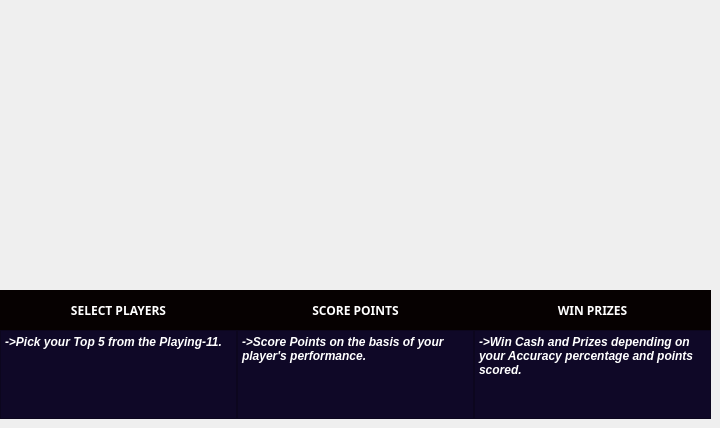
    <widget class="QWidget" name="home_page">
     <widget class="QWidget" name="horizontalLayoutWidget">
      <property name="geometry">
       <rect>
        <x>0</x>
        <y>290</y>
        <width>711</width>
        <height>41</height>
       </rect>
      </property>
      <layout class="QHBoxLayout" name="horizontalLayout_1">
       <property name="spacing">
        <number>0</number>
       </property>
       <item>
        <widget class="QLabel" name="l3">
         <property name="font">
          <font>
           <family>Yu Gothic</family>
           <pointsize>9</pointsize>
           <weight>75</weight>
           <italic>false</italic>
           <bold>true</bold>
          </font>
         </property>
         <property name="styleSheet">
          <string notr="true">background-color: rgb(6, 1, 1);
color: rgb(255, 255, 255);</string>
         </property>
         <property name="text">
          <string>SELECT PLAYERS</string>
         </property>
         <property name="alignment">
          <set>Qt::AlignCenter</set>
         </property>
        </widget>
       </item>
       <item>
        <widget class="QLabel" name="l4">
         <property name="font">
          <font>
           <family>Yu Gothic</family>
           <pointsize>9</pointsize>
           <weight>75</weight>
           <bold>true</bold>
          </font>
         </property>
         <property name="styleSheet">
          <string notr="true">background-color: rgb(6, 1, 1);
color: rgb(255, 255, 255);</string>
         </property>
         <property name="text">
          <string>SCORE POINTS</string>
         </property>
         <property name="alignment">
          <set>Qt::AlignCenter</set>
         </property>
        </widget>
       </item>
       <item>
        <widget class="QLabel" name="l5">
         <property name="font">
          <font>
           <family>Yu Gothic</family>
           <pointsize>9</pointsize>
           <weight>75</weight>
           <bold>true</bold>
          </font>
         </property>
         <property name="styleSheet">
          <string notr="true">background-color: rgb(6, 1, 1);
color: rgb(255, 255, 255);</string>
         </property>
         <property name="text">
          <string>WIN PRIZES</string>
         </property>
         <property name="alignment">
          <set>Qt::AlignCenter</set>
         </property>
        </widget>
       </item>
      </layout>
     </widget>
     <widget class="QWidget" name="horizontalLayoutWidget_2">
      <property name="geometry">
       <rect>
        <x>0</x>
        <y>330</y>
        <width>711</width>
        <height>89</height>
       </rect>
      </property>
      <layout class="QHBoxLayout" name="horizontalLayout">
       <property name="spacing">
        <number>0</number>
       </property>
       <item>
        <widget class="QPlainTextEdit" name="textEdit_1">
         <property name="font">
          <font>
           <family>Arial</family>
           <pointsize>9</pointsize>
           <weight>75</weight>
           <italic>true</italic>
           <bold>true</bold>
          </font>
         </property>
         <property name="styleSheet">
          <string notr="true">background-color: rgb(15, 8, 39);

color: rgb(255, 255, 255);</string>
         </property>
         <property name="plainText">
          <string>-&gt;Pick your Top 5 from the Playing-11.

</string>
         </property>
        </widget>
       </item>
       <item>
        <widget class="QPlainTextEdit" name="textEdit_2">
         <property name="font">
          <font>
           <family>Arial</family>
           <pointsize>9</pointsize>
           <weight>75</weight>
           <italic>true</italic>
           <bold>true</bold>
          </font>
         </property>
         <property name="styleSheet">
          <string notr="true">background-color: rgb(15, 8, 39);

color: rgb(255, 255, 255);</string>
         </property>
         <property name="plainText">
          <string>-&gt;Score Points on the basis of your player's performance.</string>
         </property>
        </widget>
       </item>
       <item>
        <widget class="QPlainTextEdit" name="textEdit_3">
         <property name="font">
          <font>
           <family>Arial</family>
           <pointsize>9</pointsize>
           <weight>75</weight>
           <italic>true</italic>
           <bold>true</bold>
          </font>
         </property>
         <property name="styleSheet">
          <string notr="true">background-color: rgb(15, 8, 39);

color: rgb(255, 255, 255);</string>
         </property>
         <property name="plainText">
          <string>-&gt;Win Cash and Prizes depending on your Accuracy percentage and points scored.</string>
         </property>
        </widget>
       </item>
      </layout>
     </widget>
     <widget class="QLabel" name="l7">
      <property name="geometry">
       <rect>
        <x>0</x>
        <y>0</y>
        <width>711</width>
        <height>291</height>
       </rect>
      </property>
      <property name="text">
       <string/>
      </property>
      <property name="pixmap">
       <pixmap>wallpaper-2.jpg</pixmap>
      </property>
      <property name="scaledContents">
       <bool>true</bool>
      </property>
     </widget>
    </widget>
